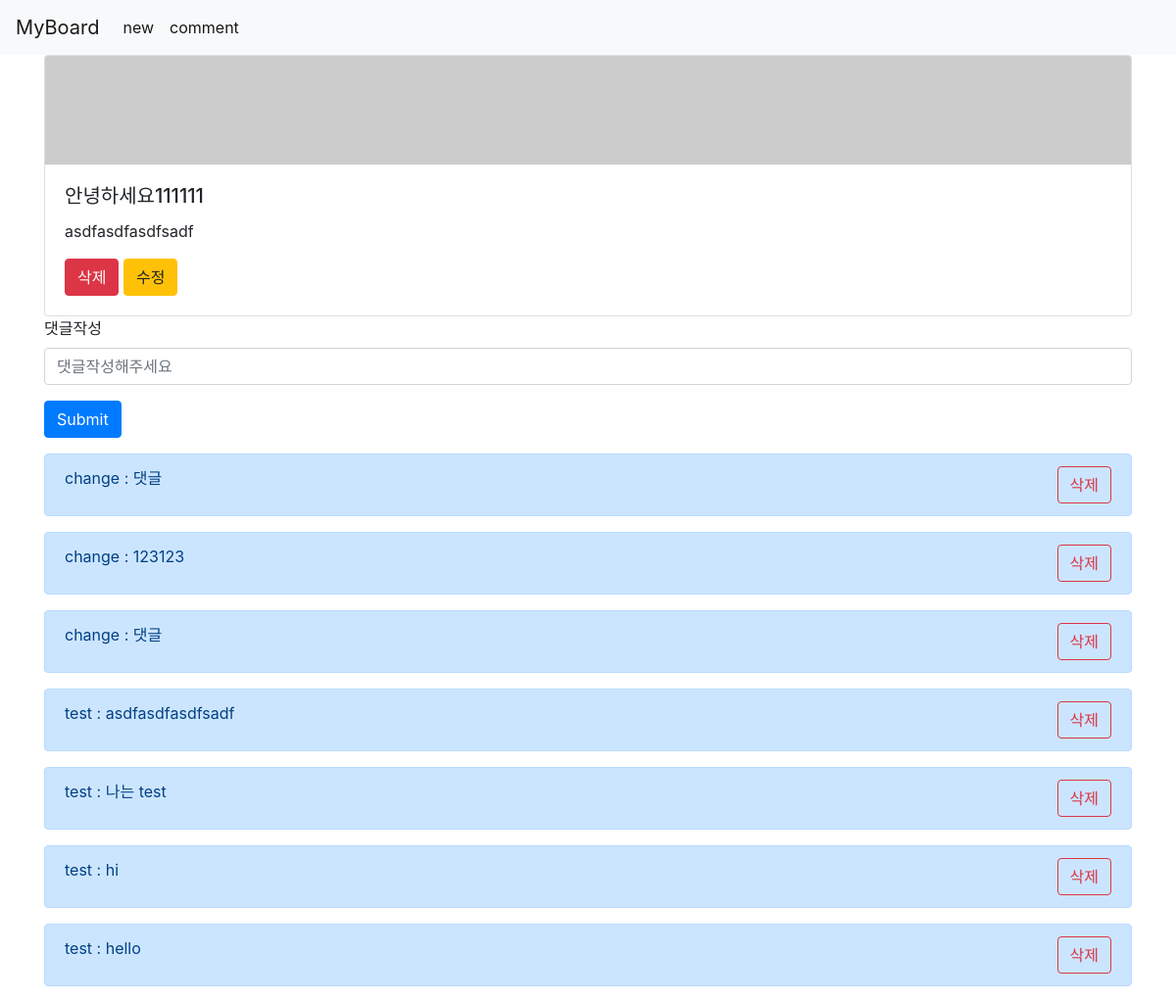
The page /articles/5/ on the database its author committed.
### articles/models.py (models this page shows)
class Article(models.Model):
    title = models.CharField(max_length=100)
    content = models.TextField()
    user = models.ForeignKey(settings.AUTH_USER_MODEL, on_delete=models.CASCADE)

class Comment(models.Model):
    content = models.TextField()
    article = models.ForeignKey(Article, on_delete=models.CASCADE)
    user = models.ForeignKey(settings.AUTH_USER_MODEL, on_delete=models.CASCADE)

### articles/views.py (the view)
# urls.py: path('<int:article_id>/', views.detail, name="detail"),
def detail(request, article_id):
    article = Article.objects.get(id=article_id)
    context = {
        'article':article
    }
    return render(request, 'articles/detail.html', context)

### articles/templates/articles/detail.html (shortened to what this page needs)
{% extends 'articles/base.html' %}
{% block body %}
<div class="card">
    <img src="https://picsum.photos/id/{{article.id}}/1000/100" class="card-img-top" alt="...">
        <div class="card-body">
            <h5 class="card-title">{{article.title}}</h5>
            <p class="card-text">{{article.content}}</p>
            <a class="btn btn-danger" href="{% url 'articles:delete' article.id %}">삭제</a>
            <a class="btn btn-warning" href="{% url 'articles:update' article.id %}">수정</a>
    </div>
</div>
<form action="{% url 'articles:comment_create' article.id %}" method="post">
    <div class="form-group">
        <label for="comment">댓글작성</label>
        <input type="text" class="form-control" id="comment" placeholder="댓글작성해주세요" name="content">
    </div>
  <button type="submit" class="btn btn-primary">Submit</button>
</form>
<div class="my-3">
    {% for comment in article.comment_set.all %}
        <div class="alert alert-primary d-flex justify-content-between" role="alert">
            {{comment.user}} : {{comment.content}}
            <a class="btn btn-outline-danger" href="{% url 'articles:comment_delete' article.id comment.id %}" role="button">삭제</a>
        </div>
    {% endfor %}
</div>
{% endblock %}

### rows shown on the page
Article: title "안녕하세요111111", content "asdfasdfasdfsadf"
Comment: user "change", content "댓글"
Comment: user "change", content "123123"
Comment: user "change", content "댓글"
Comment: user "test", content "asdfasdfasdfsadf"
Comment: user "test", content "나는 test"
Comment: user "test", content "hi"
Comment: user "test", content "hello"
